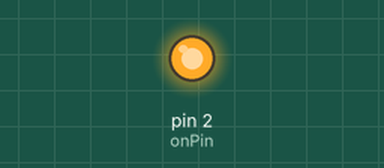
This sketch was run on a simulated Arduino Uno, built with avr-gcc and run on an emulated ATmega328P. Parts: output pins drawn as LEDs (lit = HIGH).

Above: at 0.1 s.
Timing chart, 0 to 1.6 s (numbered marks = the images above):
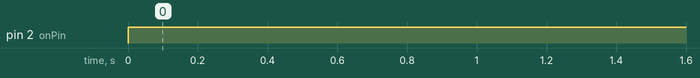

The sketch:

SimpleSketch.ino
```cpp
int onPin = 2;

void setup() {
  // put your setup code here, to run once:
  pinMode(onPin, OUTPUT);
}

void loop() {
  // put your main code here, to run repeatedly:
  digitalWrite(onPin, HIGH);
}
```

Measured:
- by itself, pin 2 (onPin): LOW → HIGH at 0.00 s
